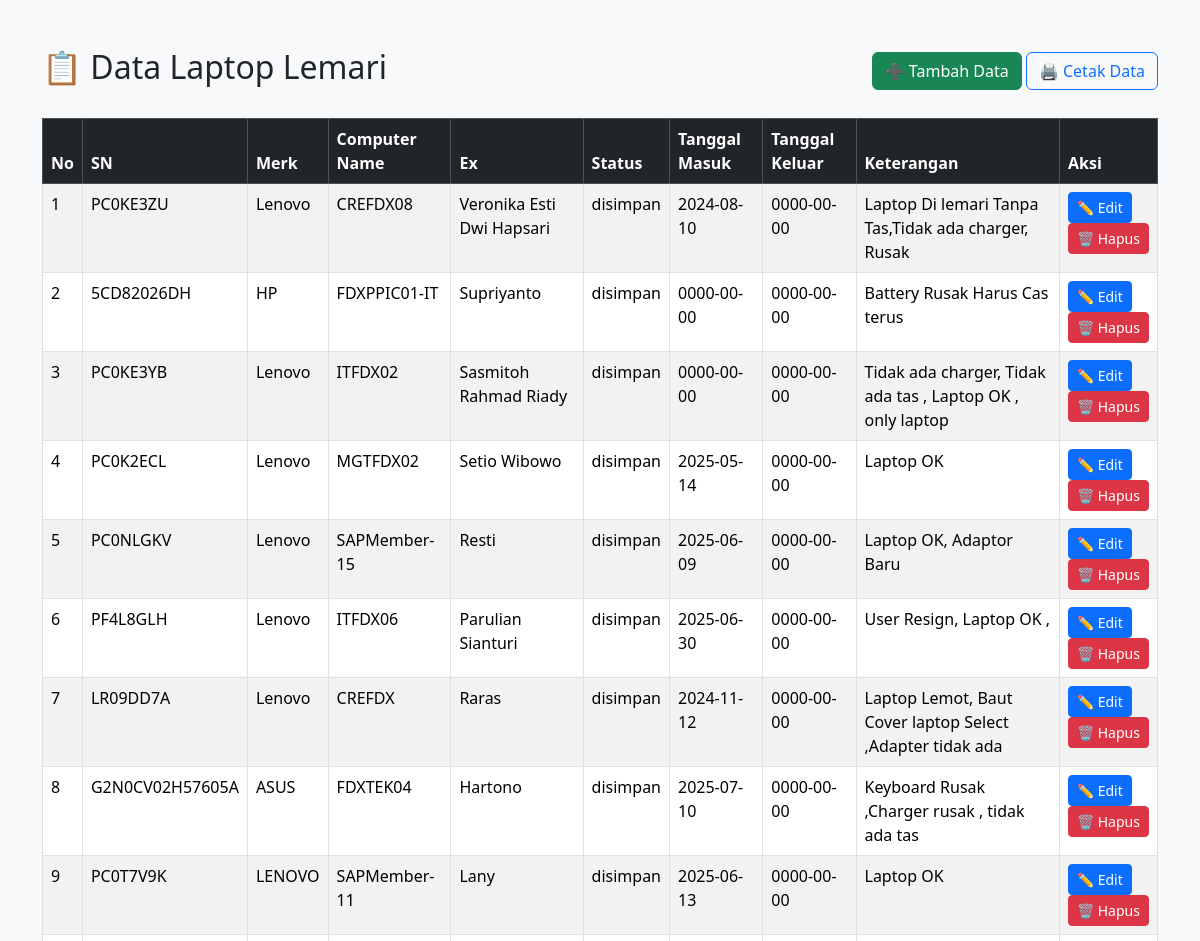
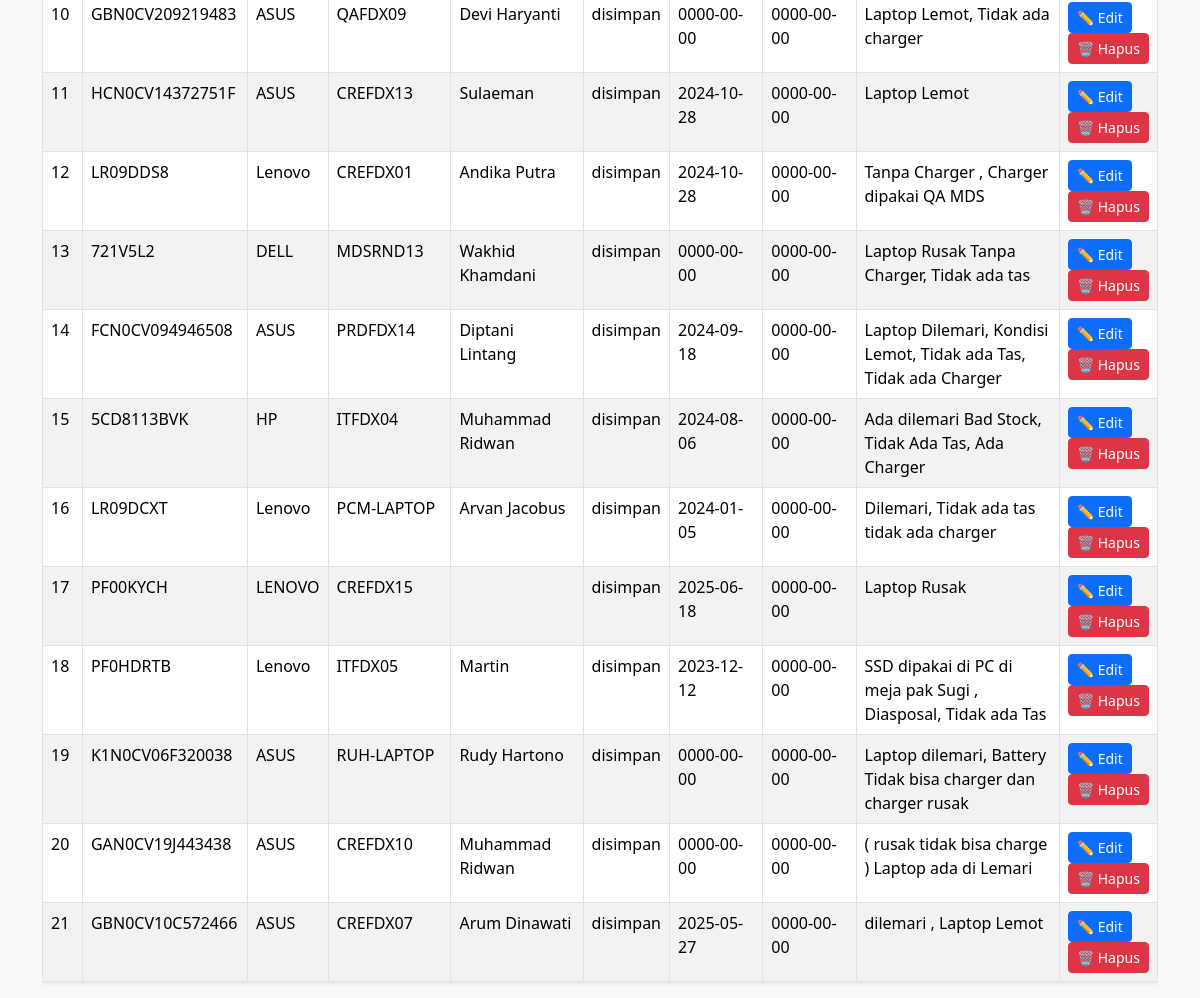
The app's page /lemari_codingan/index.php with its own data (2 pictures, top to bottom).
### tables this page shows
CREATE TABLE `laptop` (
  `id` int(11) NOT NULL,
  `SN` varchar(25) DEFAULT NULL,
  `merk` varchar(25) DEFAULT NULL,
  `computer_name` varchar(30) DEFAULT NULL,
  `ex` varchar(25) DEFAULT NULL,
  `status` enum('keluar','disimpan') NOT NULL,
  `tanggal_masuk` date DEFAULT NULL,
  `tanggal_keluar` date DEFAULT NULL,
  `keterangan` text DEFAULT NULL,
  `dipakai` varchar(25) DEFAULT NULL,
  `kondisi` enum('rusak','baru','ok','kurang_baik') NOT NULL
);

### lemari_codingan/index.php (the view, shortened to what this page needs)
<?php include 'koneksi.php'; ?>
<!DOCTYPE html>
<html lang="en">
<head>
    <link href="https://cdn.jsdelivr.net/npm/bootstrap@5.3.3/dist/css/bootstrap.min.css" rel="stylesheet">
</head>
<body class="bg-light">
    <div class="container mt-5">
        <div class="d-flex justify-content-between align-items-center mb-4">
            <h2>📋 Data Laptop Lemari</h2>
            <div class="no-print">
                <a href="form_tambah.php" class="btn btn-success">➕ Tambah Data</a>
                <button onclick="window.print()" class="btn btn-outline-primary">🖨️ Cetak Data</button>
            </div>
        </div>
        <div class="table-responsive">
            <table class="table table-bordered table-striped table-hover shadow-sm bg-white">
                <thead class="table-dark">
                    <tr>
                        <th>No</th>
                        <th>SN</th>
                        <th>Merk</th>
                        <th>Computer Name</th>
                        <th>Ex</th>
                        <th>Status</th>
                        <th>Tanggal Masuk</th>
                        <th>Tanggal Keluar</th>
                        <th>Keterangan</th>
                        <th class="no-print">Aksi</th>
                    </tr>
                </thead>
                <tbody>
                    <?php
                    $no = 1;
                    $query = mysqli_query($conn, "SELECT * FROM laptop ORDER BY id DESC");
                    while ($data = mysqli_fetch_assoc($query)) {
                        echo "<tr>
                            <td>{$no}</td>
                            <td>{$data['SN']}</td>
                            <td>{$data['merk']}</td>
                            <td>{$data['computer_name']}</td>
                            <td>{$data['ex']}</td>
                            <td>{$data['status']}</td>
                            <td>{$data['tanggal_masuk']}</td>
                            <td>{$data['tanggal_keluar']}</td>
                            <td>{$data['keterangan']}</td>
                            <td class='no-print'>
                                <a href='form_edit.php?id={$data['id']}' class='btn btn-sm btn-primary'>✏️ Edit</a>
                                <a href='hapus.php?id={$data['id']}' onclick=\"return confirm('Yakin ingin hapus data ini?');\" class='btn btn-sm btn-danger'>🗑️ Hapus</a>
                            </td>
                        </tr>";
                        $no++;
                    }
                    ?>
                </tbody>
            </table>
        </div>
    </div>
</body>
</html>

### records on screen
laptop: SN "PC0KE3ZU", merk "Lenovo", computer_name "CREFDX08", ex "Veronika Esti Dwi Hapsari", status "disimpan", tanggal_masuk "2024-08-10", tanggal_keluar "0000-00-00", keterangan "Laptop Di lemari Tanpa Tas,Tidak ada charger, Rusak"
laptop: SN "5CD82026DH", merk "HP", computer_name "FDXPPIC01-IT", ex "Supriyanto", status "disimpan", tanggal_masuk "0000-00-00", tanggal_keluar "0000-00-00", keterangan "Battery Rusak Harus Cas terus"
laptop: SN "PC0KE3YB", merk "Lenovo", computer_name "ITFDX02", ex "Sasmitoh Rahmad Riady", status "disimpan", tanggal_masuk "0000-00-00", tanggal_keluar "0000-00-00", keterangan "Tidak ada charger, Tidak ada tas , Laptop OK , only laptop"
laptop: SN "PC0K2ECL", merk "Lenovo", computer_name "MGTFDX02", ex "Setio Wibowo", status "disimpan", tanggal_masuk "2025-05-14", tanggal_keluar "0000-00-00", keterangan "Laptop OK"
laptop: SN "PC0NLGKV", merk "Lenovo", computer_name "SAPMember-15", ex "Resti", status "disimpan", tanggal_masuk "2025-06-09", tanggal_keluar "0000-00-00", keterangan "Laptop OK, Adaptor Baru"
laptop: SN "PF4L8GLH", merk "Lenovo", computer_name "ITFDX06", ex "Parulian Sianturi", status "disimpan", tanggal_masuk "2025-06-30", tanggal_keluar "0000-00-00", keterangan "User Resign, Laptop OK ,"
laptop: SN "LR09DD7A", merk "Lenovo", computer_name "CREFDX", ex "Raras", status "disimpan", tanggal_masuk "2024-11-12", tanggal_keluar "0000-00-00", keterangan "Laptop Lemot, Baut Cover laptop Select ,Adapter tidak ada"
laptop: SN "G2N0CV02H57605A", merk "ASUS", computer_name "FDXTEK04", ex "Hartono", status "disimpan", tanggal_masuk "2025-07-10", tanggal_keluar "0000-00-00", keterangan "Keyboard Rusak ,Charger rusak , tidak ada tas"
laptop: SN "PC0T7V9K", merk "LENOVO", computer_name "SAPMember-11", ex "Lany", status "disimpan", tanggal_masuk "2025-06-13", tanggal_keluar "0000-00-00", keterangan "Laptop OK"
laptop: SN "GBN0CV209219483", merk "ASUS", computer_name "QAFDX09", ex "Devi Haryanti", status "disimpan", tanggal_masuk "0000-00-00", tanggal_keluar "0000-00-00", keterangan "Laptop Lemot, Tidak ada charger"
laptop: SN "HCN0CV14372751F", merk "ASUS", computer_name "CREFDX13", ex "Sulaeman", status "disimpan", tanggal_masuk "2024-10-28", tanggal_keluar "0000-00-00", keterangan "Laptop Lemot"
laptop: SN "LR09DDS8", merk "Lenovo", computer_name "CREFDX01", ex "Andika Putra", status "disimpan", tanggal_masuk "2024-10-28", tanggal_keluar "0000-00-00", keterangan "Tanpa Charger , Charger dipakai QA MDS"
laptop: SN "721V5L2", merk "DELL", computer_name "MDSRND13", ex "Wakhid Khamdani", status "disimpan", tanggal_masuk "0000-00-00", tanggal_keluar "0000-00-00", keterangan "Laptop Rusak Tanpa Charger, Tidak ada tas"
laptop: SN "FCN0CV094946508", merk "ASUS", computer_name "PRDFDX14", ex "Diptani Lintang", status "disimpan", tanggal_masuk "2024-09-18", tanggal_keluar "0000-00-00", keterangan "Laptop Dilemari, Kondisi Lemot, Tidak ada Tas, Tidak ada Charger"
laptop: SN "5CD8113BVK", merk "HP", computer_name "ITFDX04", ex "Muhammad Ridwan", status "disimpan", tanggal_masuk "2024-08-06", tanggal_keluar "0000-00-00", keterangan "Ada dilemari Bad Stock, Tidak Ada Tas, Ada Charger"
laptop: SN "LR09DCXT", merk "Lenovo", computer_name "PCM-LAPTOP", ex "Arvan Jacobus", status "disimpan", tanggal_masuk "2024-01-05", tanggal_keluar "0000-00-00", keterangan "Dilemari, Tidak ada tas tidak ada charger"
laptop: SN "PF00KYCH", merk "LENOVO", computer_name "CREFDX15", status "disimpan", tanggal_masuk "2025-06-18", tanggal_keluar "0000-00-00", keterangan "Laptop Rusak"
laptop: SN "PF0HDRTB", merk "Lenovo", computer_name "ITFDX05", ex "Martin", status "disimpan", tanggal_masuk "2023-12-12", tanggal_keluar "0000-00-00", keterangan "SSD dipakai di PC di meja pak Sugi , Diasposal, Tidak ada Tas"
laptop: SN "K1N0CV06F320038", merk "ASUS", computer_name "RUH-LAPTOP", ex "Rudy Hartono", status "disimpan", tanggal_masuk "0000-00-00", tanggal_keluar "0000-00-00", keterangan "Laptop dilemari, Battery Tidak bisa charger dan charger rusak"
laptop: SN "GAN0CV19J443438", merk "ASUS", computer_name "CREFDX10", ex "Muhammad Ridwan", status "disimpan", tanggal_masuk "0000-00-00", tanggal_keluar "0000-00-00", keterangan "( rusak tidak bisa charge ) Laptop ada di Lemari"
laptop: SN "GBN0CV10C572466", merk "ASUS", computer_name "CREFDX07", ex "Arum Dinawati", status "disimpan", tanggal_masuk "2025-05-27", tanggal_keluar "0000-00-00", keterangan "dilemari , Laptop Lemot"
